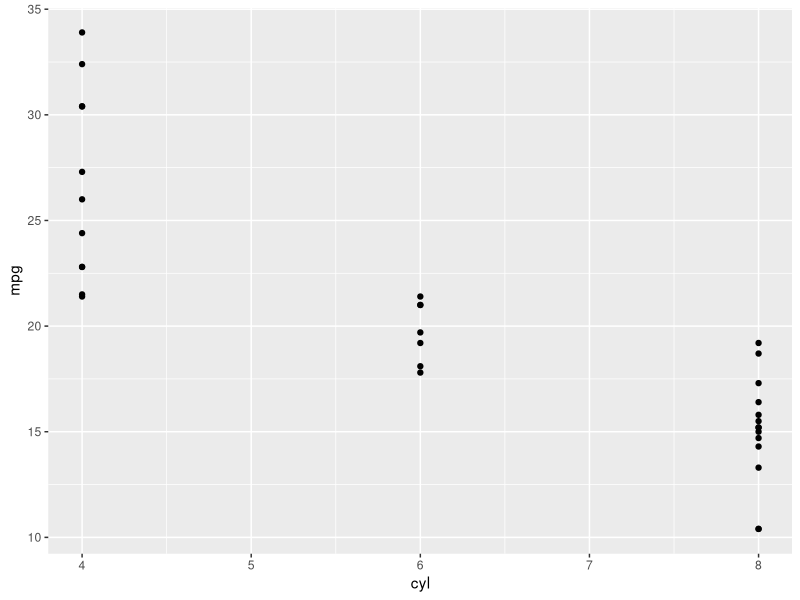
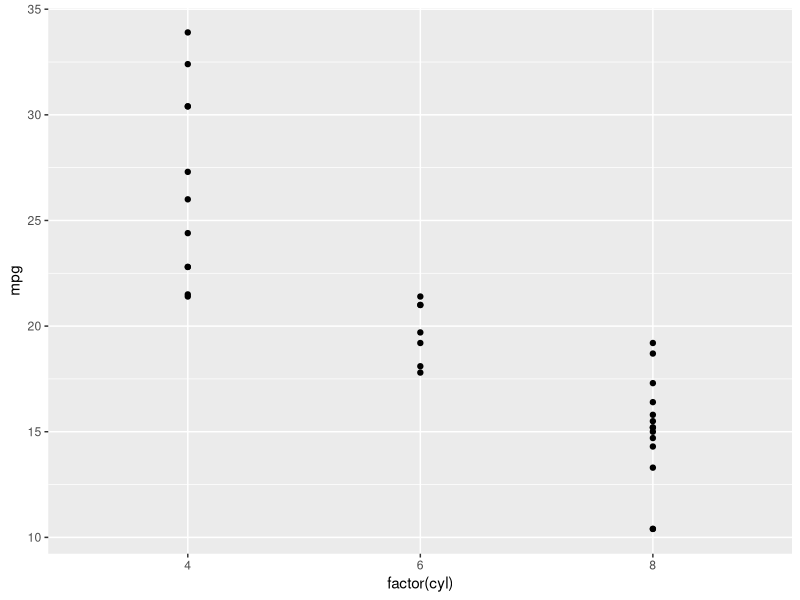
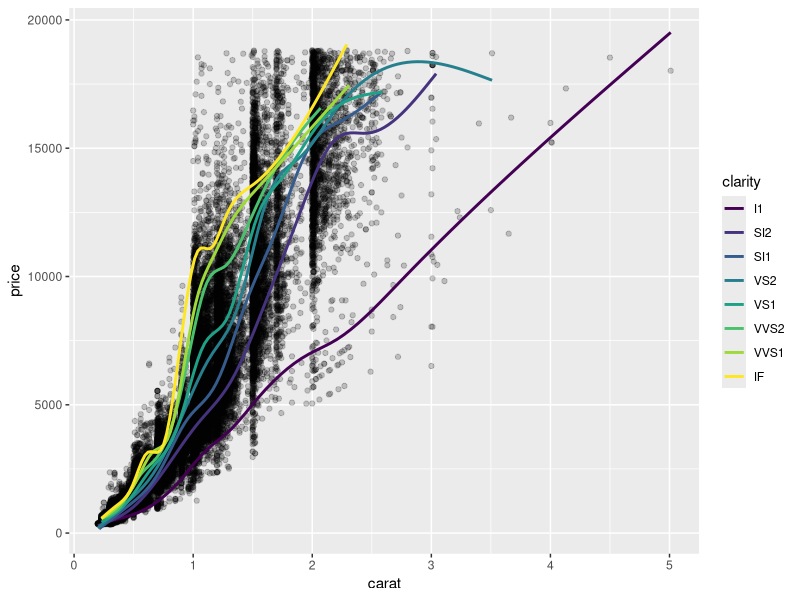
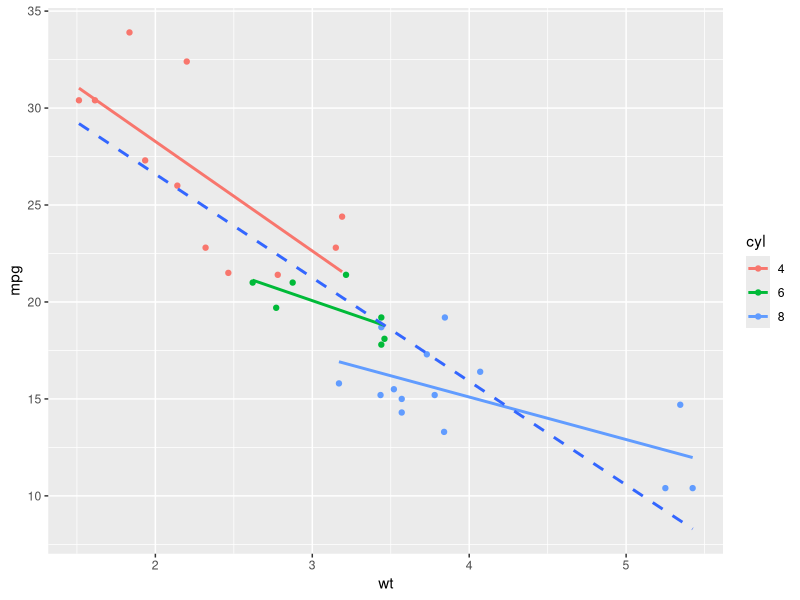
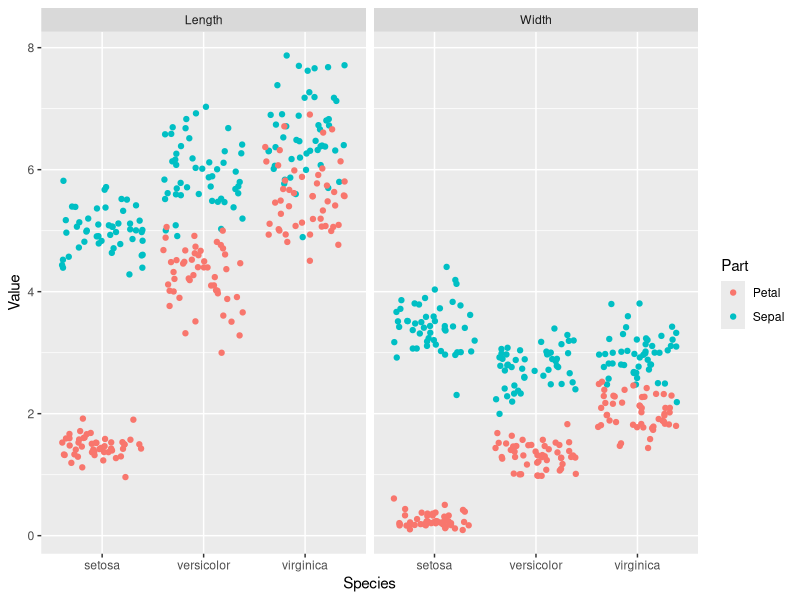
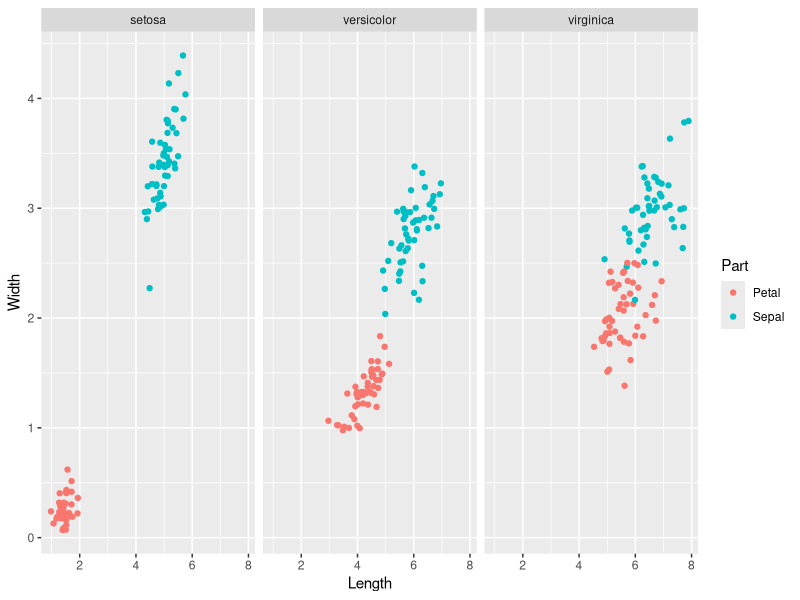

Generate these figures, in order, with R:
## ---- chunk 1
library(ggplot2)
ggplot(mtcars, aes(x = cyl, y = mpg)) +
  geom_point()
ggplot(mtcars, aes(x = factor(cyl), y = mpg)) +
  geom_point()
## ---- chunk 2
ggplot(diamonds, aes(x = carat, y = price)) +
  geom_point(alpha = 0.2) +
  geom_smooth(aes(colour = clarity),se = F)#se -> 要不要顯示誤差範圍
## ---- chunk 3
#Convert cyl to factor
mtcars$cyl <- as.factor(mtcars$cyl)
## ---- chunk 4
ggplot(mtcars, aes(x = wt, y = mpg, col = cyl)) +
  geom_point() + # Copy from Plot 2
  geom_smooth(method = 'lm', se = F) + # Copy from Plot 2
  geom_smooth(aes(group = 1),method = 'lm', se = F, linetype = 2)
## ---- chunk 5
library(tidyr)
#iris.tidy
iris.tidy <- iris %>%
  gather(key, Value, -'Species') %>%
  separate(key, c("Part", "Measure"), "\\.")
head(iris.tidy)
ggplot(iris.tidy, aes(x = Species, y = Value, col = Part)) +
  geom_jitter() +
  facet_grid(. ~ Measure)

#iris.wide
iris$Flower <- 1:nrow(iris)
iris.wide <- iris %>%
  gather(key, value, -Species, -Flower) %>%
  separate(key, c('Part','Measure'), "\\.") %>%
  spread(Measure, value)
head(iris.wide)
ggplot(iris.wide, aes(x = Length, y = Width, color = Part)) +
  geom_jitter() +
  facet_grid(. ~ Species)
